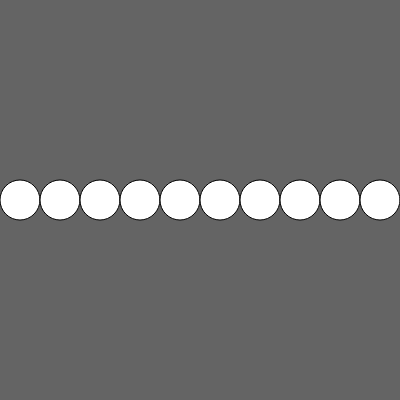
Frame 1 (no input)
Frame 60 (no input): identical to frame 1, image omitted
Frame 120 (the mouse pressed at the canvas centre since frame 60): identical to frame 1, image omitted

The p5.js sketch that drew this single still picture (run headless with seeded random() and noise() and a simulated clock; from frame 60 on, the mouse is pressed at the canvas centre):

// p5.js sketch
// ── sketch.js
function setup() {
    createCanvas(400, 400);
    background(100);

    let numberOfCircles = 10;
    let circleSize = width/numberOfCircles;

    for(let counter = 0; counter < numberOfCircles; counter++) {
        fill("white");
        circle(circleSize/2 + counter * circleSize, height/2, circleSize);
    }
}

function draw() {
    // for (let i = 0; i < 100; i++) {
    //     circle(25 + i * 50, 25, height/10, 49);
    // }
}
